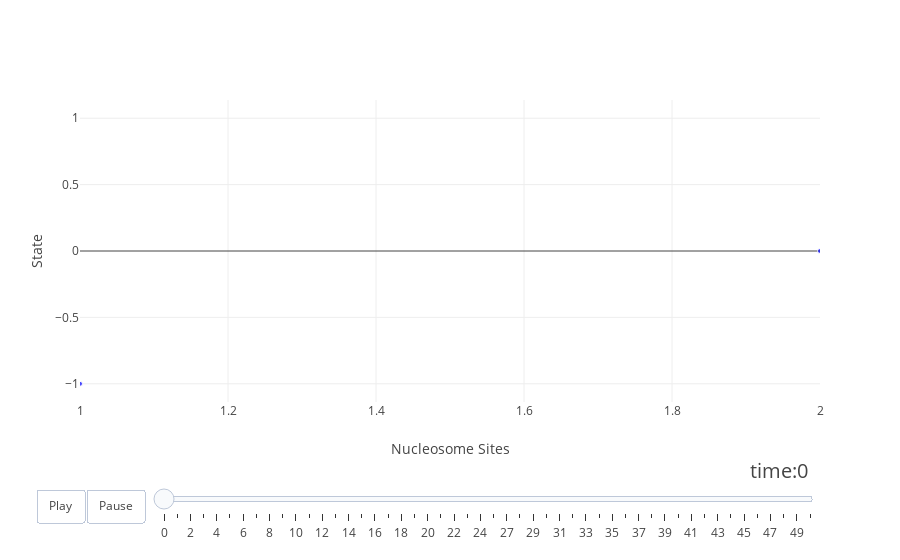

Here is the notebook cell this chart was saved with:
### Code cell
numFrames = 50

from plotly.offline import init_notebook_mode, iplot
from IPython.display import display, HTML

init_notebook_mode(connected=True)

times = np.linspace(0, len(nucHistory) - 1, numFrames)

# make list of nucleosomes
nucSites = np.linspace(1, N, N)

# make figure
figure = {
    'data': [],
    'layout': {},
    'frames': []
}

# fill in most of layout
figure['layout']['xaxis'] = {'range': nucSites, 'title': 'Nucleosome Sites'}
figure['layout']['yaxis'] = {'title': 'State'}
figure['layout']['hovermode'] = 'closest'
figure['layout']['sliders'] = {
    'args': [
        'transition', {
            'duration': 400,
            'easing': 'cubic-in-out'
        }
    ],
    'initialValue': 0,
    'plotlycommand': 'animate',
    'values': times.tolist(),
    'visible': True
}
figure['layout']['updatemenus'] = [
    {
        'buttons': [
            {
                'args': [None, {'frame': {'duration': 500, 'redraw': False},
                         'fromcurrent': True, 'transition': {'duration': 300, 'easing': 'quadratic-in-out'}}],
                'label': 'Play',
                'method': 'animate'
            },
            {
                'args': [[None], {'frame': {'duration': 0, 'redraw': False}, 'mode': 'immediate',
                'transition': {'duration': 0}}],
                'label': 'Pause',
                'method': 'animate'
            }
        ],
        'direction': 'left',
        'pad': {'r': 10, 't': 87},
        'showactive': False,
        'type': 'buttons',
        'x': 0.1,
        'xanchor': 'right',
        'y': 0,
        'yanchor': 'top'
    }
]

sliders_dict = {
    'active': 0,
    'yanchor': 'top',
    'xanchor': 'left',
    'currentvalue': {
        'font': {'size': 20},
        'prefix': 'time:',
        'visible': True,
        'xanchor': 'right'
    },
    'transition': {'duration': 300, 'easing': 'cubic-in-out'},
    'pad': {'b': 10, 't': 50},
    'len': 0.9,
    'x': 0.1,
    'y': 0,
    'steps': []
}

# make data
time = 0
data_dict = {
    'x': nucSites.tolist(),
    'y': nucHistory[time]['sites'].tolist(),
    'mode': 'markers',
    'marker': {
        'color': nucHistory[time]['color'],
        'size': nucHistory[time]['size'],
    },
}
figure['data'].append(data_dict)
    
# make frames
for time in times:
    time = int(time)
    frame = {'data': [], 'name': str(time)}
    data_dict = {
        'x': nucSites.tolist(),
        'y': nucHistory[time]['sites'].tolist(),
        'mode': 'markers',
        'marker': {
            'color': nucHistory[time]['color'],
            'size': nucHistory[time]['size'],
        },
    }
    frame['data'].append(data_dict)
    figure['frames'].append(frame)
    slider_step = {'args': [
        [time],
        {'frame': {'duration': 300, 'redraw': False},
         'mode': 'immediate',
       'transition': {'duration': 300}}
     ],
     'label': time,
     'method': 'animate'}
    sliders_dict['steps'].append(slider_step)

    
figure['layout']['sliders'] = [sliders_dict]

iplot(figure)

### Figure 1 — Plotly figure (JSON) as saved in the notebook; plotly's stock layout.template omitted (floating-point values rounded to 4 significant figures)
{"data": [{"marker": {"color": ["blue", "blue", "blue", "blue", "blue", "blue", "blue", "blue", "blue", "blue", "blue", "blue", "blue", "blue", "blue", "blue", "blue", "blue", "blue", "blue", "blue", "blue", "blue", "blue", "blue", "blue", "blue", "blue", "blue", "blue", "blue", "blue", "blue", "blue", "blue", "blue", "blue", "blue", "blue", "blue", "blue", "blue", "blue", "blue", "blue", "blue", "blue", "blue", "blue", "blue", "blue", "blue", "blue", "blue", "blue", "blue", "blue", "blue", "blue", "blue"], "size": [5, 5, 5, 5, 5, 5, 5, 5, 5, 5, 5, 5, 5, 5, 5, 5, 5, 5, 5, 5, 5, 5, 5, 5, 5, 5, 5, 5, 5, 5, 5, 5, 5, 5, 5, 5, 5, 5, 5, 5, 5, 5, 5, 5, 5, 5, 5, 5, 5, 5, 5, 5, 5, 5, 5, 5, 5, 5, 5, 5]}, "mode": "markers", "x": [1, 2, 3, 4, 5, 6, 7, 8, 9, 10, 11, 12, 13, 14, 15, 16, 17, 18, 19, 20, 21, 22, 23, 24, 25, 26, 27, 28, 29, 30, 31, 32, 33, 34, 35, 36, 37, 38, 39, 40, 41, 42, 43, 44, 45, 46, 47, 48, 49, 50, 51, 52, 53, 54, 55, 56, 57, 58, 59, 60], "y": [-1, 0, 1, -1, 1, -1, 0, 1, 1, 1, 0, -1, -1, 0, 1, 1, 1, 0, 1, 0, 0, 0, -1, -1, 1, -1, 0, 0, 0, -1, -1, 0, 1, -1, 1, 1, -1, 0, -1, 0, 0, 0, 1, 1, 0, 1, 1, 0, -1, 0, 0, 1, -1, 1, -1, 1, -1, -1, -1, -1]}], "layout": {"hovermode": "closest", "sliders": [{"active": 0, "currentvalue": {"font": {"size": 20}, "prefix": "time:", "visible": true, "xanchor": "right"}, "len": 0.9, "pad": {"b": 10, "t": 50}, "steps": [{"args": [[0], {"frame": {"duration": 300, "redraw": false}, "mode": "immediate", "transition": {"duration": 300}}], "label": 0, "method": "animate"}, {"args": [[1], {"frame": {"duration": 300, "redraw": false}, "mode": "immediate", "transition": {"duration": 300}}], "label": 1, "method": "animate"}, {"args": [[2], {"frame": {"duration": 300, "redraw": false}, "mode": "immediate", "transition": {"duration": 300}}], "label": 2, "method": "animate"}, {"args": [[3], {"frame": {"duration": 300, "redraw": false}, "mode": "immediate", "transition": {"duration": 300}}], "label": 3, "method": "animate"}, {"args": [[4], {"frame": {"duration": 300, "redraw": false}, "mode": "immediate", "transition": {"duration": 300}}], "label": 4, "method": "animate"}, {"args": [[5], {"frame": {"duration": 300, "redraw": false}, "mode": "immediate", "transition": {"duration": 300}}], "label": 5, "method": "animate"}, {"args": [[6], {"frame": {"duration": 300, "redraw": false}, "mode": "immediate", "transition": {"duration": 300}}], "label": 6, "method": "animate"}, {"args": [[7], {"frame": {"duration": 300, "redraw": false}, "mode": "immediate", "transition": {"duration": 300}}], "label": 7, "method": "animate"}, {"args": [[8], {"frame": {"duration": 300, "redraw": false}, "mode": "immediate", "transition": {"duration": 300}}], "label": 8, "method": "animate"}, {"args": [[9], {"frame": {"duration": 300, "redraw": false}, "mode": "immediate", "transition": {"duration": 300}}], "label": 9, "method": "animate"}, {"args": [[10], {"frame": {"duration": 300, "redraw": false}, "mode": "immediate", "transition": {"duration": 300}}], "label": 10, "method": "animate"}, {"args": [[11], {"frame": {"duration": 300, "redraw": false}, "mode": "immediate", "transition": {"duration": 300}}], "label": 11, "method": "animate"}, {"args": [[12], {"frame": {"duration": 300, "redraw": false}, "mode": "immediate", "transition": {"duration": 300}}], "label": 12, "method": "animate"}, {"args": [[13], {"frame": {"duration": 300, "redraw": false}, "mode": "immediate", "transition": {"duration": 300}}], "label": 13, "method": "animate"}, {"args": [[14], {"frame": {"duration": 300, "redraw": false}, "mode": "immediate", "transition": {"duration": 300}}], "label": 14, "method": "animate"}, {"args": [[15], {"frame": {"duration": 300, "redraw": false}, "mode": "immediate", "transition": {"duration": 300}}], "label": 15, "method": "animate"}, {"args": [[16], {"frame": {"duration": 300, "redraw": false}, "mode": "immediate", "transition": {"duration": 300}}], "label": 16, "method": "animate"}, {"args": [[17], {"frame": {"duration": 300, "redraw": false}, "mode": "immediate", "transition": {"duration": 300}}], "label": 17, "method": "animate"}, {"args": [[18], {"frame": {"duration": 300, "redraw": false}, "mode": "immediate", "transition": {"duration": 300}}], "label": 18, "method": "animate"}, {"args": [[19], {"frame": {"duration": 300, "redraw": false}, "mode": "immediate", "transition": {"duration": 300}}], "label": 19, "method": "animate"}, {"args": [[20], {"frame": {"duration": 300, "redraw": false}, "mode": "immediate", "transition": {"duration": 300}}], "label": 20, "method": "animate"}, {"args": [[21], {"frame": {"duration": 300, "redraw": false}, "mode": "immediate", "transition": {"duration": 300}}], "label": 21, "method": "animate"}, {"args": [[22], {"frame": {"duration": 300, "redraw": false}, "mode": "immediate", "transition": {"duration": 300}}], "label": 22, "method": "animate"}, {"args": [[23], {"frame": {"duration": 300, "redraw": false}, "mode": "immediate", "transition": {"duration": 300}}], "label": 23, "method": "animate"}, {"args": [[24], {"frame": {"duration": 300, "redraw": false}, "mode": "immediate", "transition": {"duration": 300}}], "label": 24, "method": "animate"}, {"args": [[26], {"frame": {"duration": 300, "redraw": false}, "mode": "immediate", "transition": {"duration": 300}}], "label": 26, "method": "animate"}, {"args": [[27], {"frame": {"duration": 300, "redraw": false}, "mode": "immediate", "transition": {"duration": 300}}], "label": 27, "method": "animate"}, {"args": [[28], {"frame": {"duration": 300, "redraw": false}, "mode": "immediate", "transition": {"duration": 300}}], "label": 28, "method": "animate"}, {"args": [[29], {"frame": {"duration": 300, "redraw": false}, "mode": "immediate", "transition": {"duration": 300}}], "label": 29, "method": "animate"}, {"args": [[30], {"frame": {"duration": 300, "redraw": false}, "mode": "immediate", "transition": {"duration": 300}}], "label": 30, "method": "animate"}, {"args": [[31], {"frame": {"duration": 300, "redraw": false}, "mode": "immediate", "transition": {"duration": 300}}], "label": 31, "method": "animate"}, {"args": [[32], {"frame": {"duration": 300, "redraw": false}, "mode": "immediate", "transition": {"duration": 300}}], "label": 32, "method": "animate"}, {"args": [[33], {"frame": {"duration": 300, "redraw": false}, "mode": "immediate", "transition": {"duration": 300}}], "label": 33, "method": "animate"}, {"args": [[34], {"frame": {"duration": 300, "redraw": false}, "mode": "immediate", "transition": {"duration": 300}}], "label": 34, "method": "animate"}, {"args": [[35], {"frame": {"duration": 300, "redraw": false}, "mode": "immediate", "transition": {"duration": 300}}], "label": 35, "method": "animate"}, {"args": [[36], {"frame": {"duration": 300, "redraw": false}, "mode": "immediate", "transition": {"duration": 300}}], "label": 36, "method": "animate"}, {"args": [[37], {"frame": {"duration": 300, "redraw": false}, "mode": "immediate", "transition": {"duration": 300}}], "label": 37, "method": "animate"}, {"args": [[38], {"frame": {"duration": 300, "redraw": false}, "mode": "immediate", "transition": {"duration": 300}}], "label": 38, "method": "animate"}, {"args": [[39], {"frame": {"duration": 300, "redraw": false}, "mode": "immediate", "transition": {"duration": 300}}], "label": 39, "method": "animate"}, {"args": [[40], {"frame": {"duration": 300, "redraw": false}, "mode": "immediate", "transition": {"duration": 300}}], "label": 40, "method": "animate"}, {"args": [[41], {"frame": {"duration": 300, "redraw": false}, "mode": "immediate", "transition": {"duration": 300}}], "label": 41, "method": "animate"}, {"args": [[42], {"frame": {"duration": 300, "redraw": false}, "mode": "immediate", "transition": {"duration": 300}}], "label": 42, "method": "animate"}, {"args": [[43], {"frame": {"duration": 300, "redraw": false}, "mode": "immediate", "transition": {"duration": 300}}], "label": 43, "method": "animate"}, {"args": [[44], {"frame": {"duration": 300, "redraw": false}, "mode": "immediate", "transition": {"duration": 300}}], "label": 44, "method": "animate"}, {"args": [[45], {"frame": {"duration": 300, "redraw": false}, "mode": "immediate", "transition": {"duration": 300}}], "label": 45, "method": "animate"}, {"args": [[46], {"frame": {"duration": 300, "redraw": false}, "mode": "immediate", "transition": {"duration": 300}}], "label": 46, "method": "animate"}, {"args": [[47], {"frame": {"duration": 300, "redraw": false}, "mode": "immediate", "transition": {"duration": 300}}], "label": 47, "method": "animate"}, {"args": [[48], {"frame": {"duration": 300, "redraw": false}, "mode": "immediate", "transition": {"duration": 300}}], "label": 48, "method": "animate"}, {"args": [[49], {"frame": {"duration": 300, "redraw": false}, "mode": "immediate", "transition": {"duration": 300}}], "label": 49, "method": "animate"}, {"args": [[51], {"frame": {"duration": 300, "redraw": false}, "mode": "immediate", "transition": {"duration": 300}}], "label": 51, "method": "animate"}], "transition": {"duration": 300, "easing": "cubic-in-out"}, "x": 0.1, "xanchor": "left", "y": 0, "yanchor": "top"}], "updatemenus": [{"buttons": [{"args": [null, {"frame": {"duration": 500, "redraw": false}, "fromcurrent": true, "transition": {"duration": 300, "easing": "quadratic-in-out"}}], "label": "Play", "method": "animate"}, {"args": [[null], {"frame": {"duration": 0, "redraw": false}, "mode": "immediate", "transition": {"duration": 0}}], "label": "Pause", "method": "animate"}], "direction": "left", "pad": {"r": 10, "t": 87}, "showactive": false, "type": "buttons", "x": 0.1, "xanchor": "right", "y": 0, "yanchor": "top"}], "xaxis": {"range": [1, 2, 3, 4, 5, 6, 7, 8, 9, 10, 11, 12, 13, 14, 15, 16, 17, 18, 19, 20, 21, 22, 23, 24, 25, 26, 27, 28, 29, 30, 31, 32, 33, 34, 35, 36, 37, 38, 39, 40, 41, 42, 43, 44, 45, 46, 47, 48, 49, 50, 51, 52, 53, 54, 55, 56, 57, 58, 59, 60], "title": "Nucleosome Sites"}, "yaxis": {"title": "State"}}}
